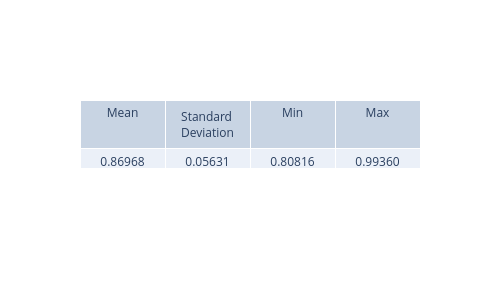

The cell this chart's notebook holds for it:
### Code cell
from scipy.integrate import simpson

norms = []

for i in range(5000):
    psi_sq_i = psi_real_pinn[:, i] ** 2 + psi_img_pinn[:, i] ** 2
    normalization = simpson(psi_sq_i, x=x_values)
    norms.append(normalization)
    
view_metrics(np.array(norms))

plt.figure(figsize=(8,5), dpi=200)
plt.plot(t_values, norms, '-', label='Simpson')
plt.axhline(1.0, color='red', linestyle='--', label='Expected = 1')
plt.xlabel('Time (ps)')
plt.ylabel('Normalization')
plt.title('Wavefunction Normalization Over Time')
plt.legend()
plt.grid(True)



plt.show()

### Figure 1 — Plotly figure (JSON) as saved in the notebook; plotly's stock layout.template omitted (floating-point values rounded to 4 significant figures)
{"data": [{"cells": {"values": [["0.86968"], ["0.05631"], ["0.80816"], ["0.99360"]]}, "header": {"values": ["Mean", "Standard Deviation", "Min", "Max"]}, "type": "table"}], "layout": {"height": 300, "width": 500}}
